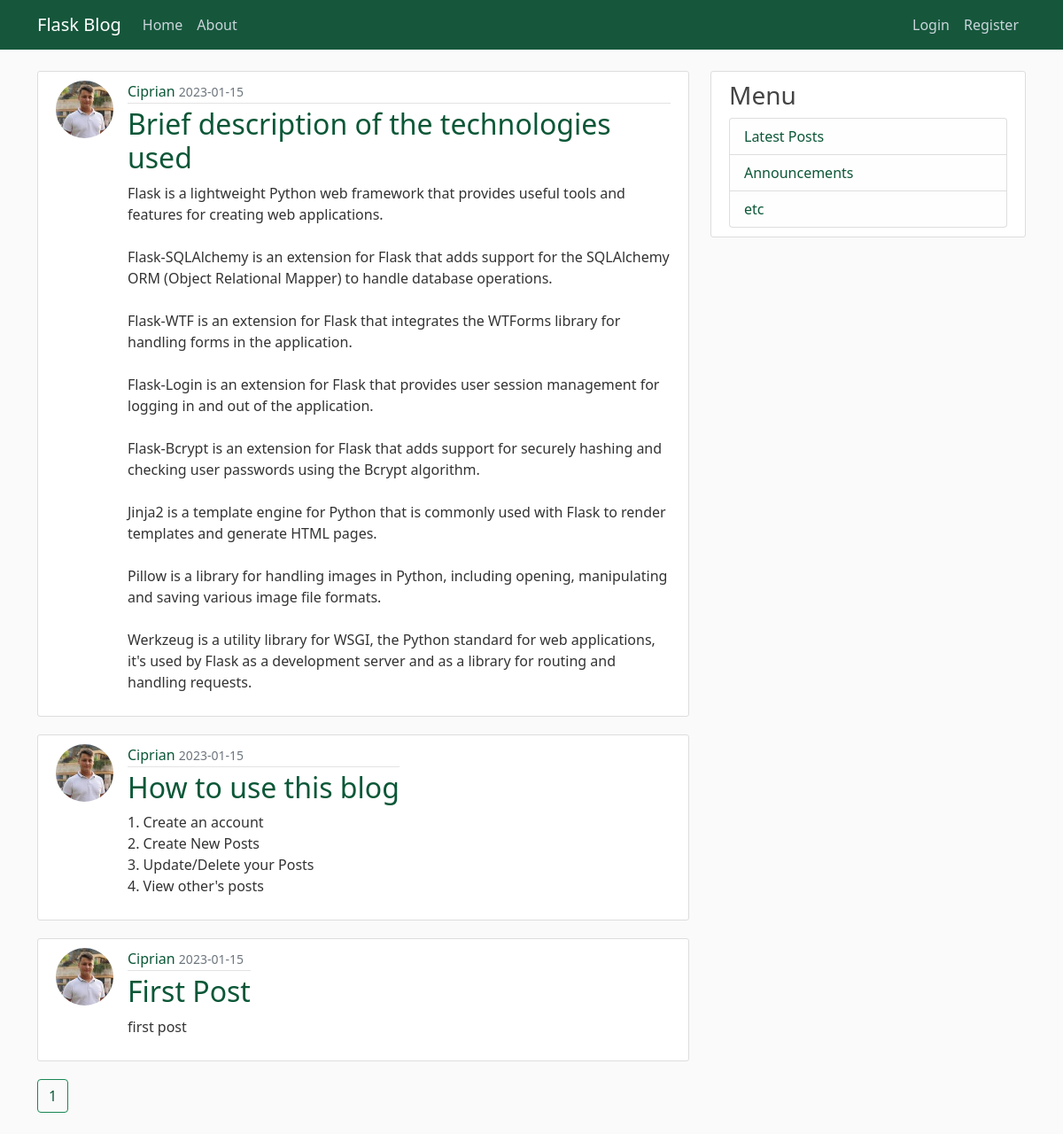
Page /home on the earlier database version.
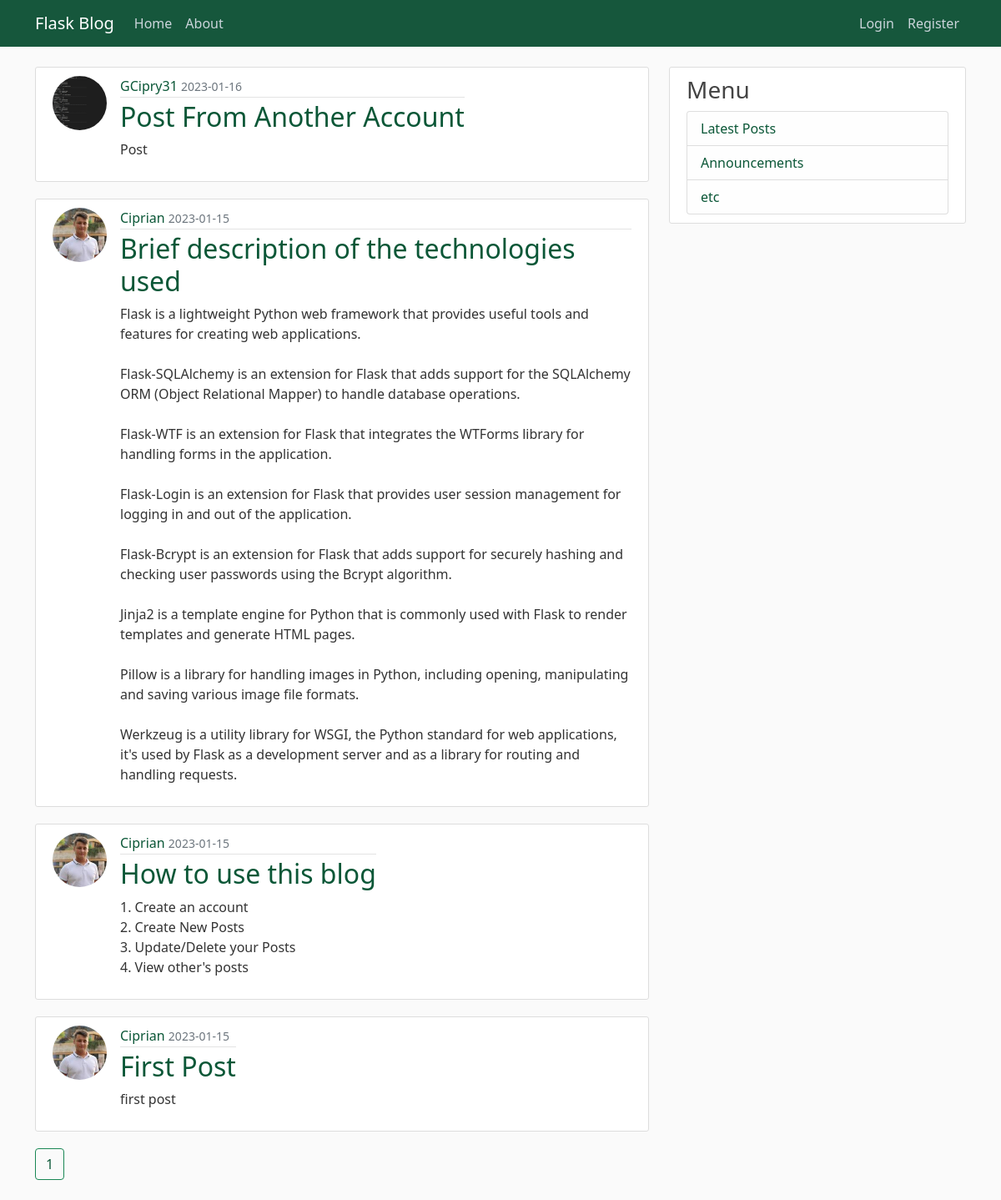
Same page on the later database version.
### flaskblog/models.py (models this page shows, shortened)
class Post(db.Model):
    id = db.Column(db.Integer, primary_key=True)
    title = db.Column(db.String(100), nullable=False)
    date_posted = db.Column(db.DateTime, nullable=False, default=datetime.utcnow)
    content = db.Column(db.Text, nullable=False)
    user_id = db.Column(db.Integer, db.ForeignKey('user.id'), nullable=False)

class User(db.Model, UserMixin):
    id = db.Column(db.Integer, primary_key=True)
    username = db.Column(db.String(20), unique=True, nullable=False)
    email = db.Column(db.String(120), unique=True, nullable=False)
    image_file = db.Column(db.String(20), nullable=False, default='default.jpg')
    password = db.Column(db.String(60), nullable=False)
    posts = db.relationship('Post', backref='author', lazy=True)

### flaskblog/routes.py (the view)
@app.route('/')
@app.route('/home')
def home():
    page = request.args.get('page', default=1, type=int)
    posts = Post.query.order_by(Post.date_posted.desc()).paginate(per_page=4, page=page)
    return render_template('home.html', posts=posts)

### flaskblog/templates/home.html
{% extends "layout.html" %}
{% block content %}
{% for post in posts.items %}
<article class="media content-section d-flex justify-content-start">
    <img class="rounded-circle article-img" src="{{url_for('static',filename='profile_pics/'+post.author.image_file)}}">
    <div class="media-body">
        <div class="article-metadata">
            <a class="mr-2" href="{{url_for('user_posts',username=post.author.username)}}">{{ post.author.username }}</a>
            <small class="text-muted">{{ post.date_posted.strftime('%Y-%m-%d') }}</small>
        </div>
        <h2><a class="article-title" href="{{ url_for('post',post_id=post.id) }}">{{ post.title }}</a></h2>
        <p class="article-content">{{ post.content }}</p>
    </div>
</article>
{% endfor %}
{% for page_num in posts.iter_pages(left_edge=1, right_edge=1 , left_current=2, right_current=2) %}
    {% if page_num %}
        {% if posts.page == page_num %}
            <a class="btn btn-success mb-4" href="{{url_for('home',page=page_num)}}">{{page_num}}</a>
        {% else %}
            <a class="btn btn-outline-success mb-4" href="{{url_for('home',page=page_num)}}">{{page_num}}</a>
        {% endif %}
    {% else %}
        ...
    {% endif %}
{% endfor %}
{% endblock content %}

Differences in the rows shown:
added Post: image_file (picture), author.username "GCipry31", date_posted "2023-01-16", title "Post From Another Account", content "Post"
